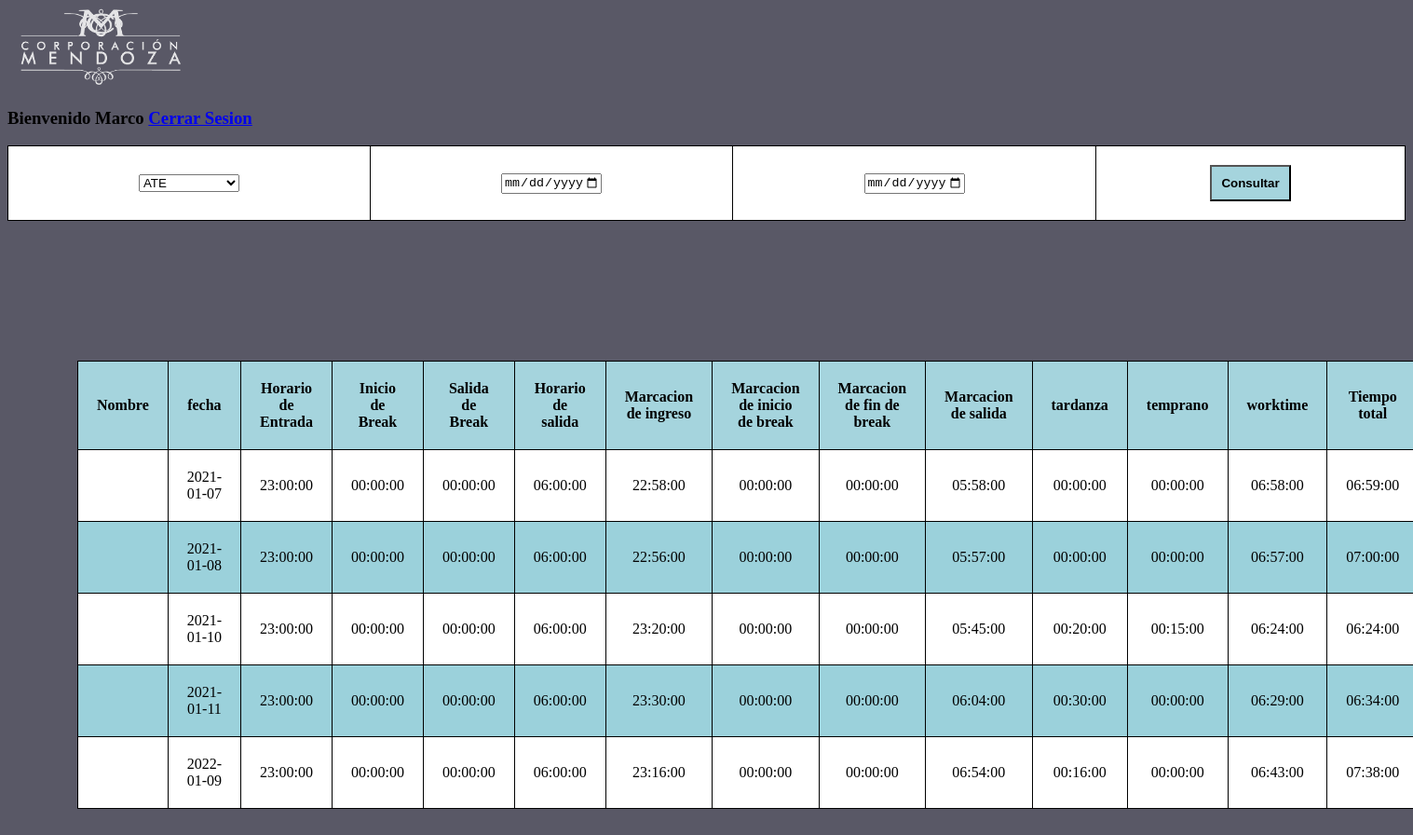
/index.php (signed in), run on the app's committed database.
### tables this page shows
CREATE TABLE `nuevo` (
  `idempleado` int(11) NOT NULL,
  `fecha` date NOT NULL,
  `horingreso` time NOT NULL,
  `horibi` time DEFAULT NULL,
  `horibs` time DEFAULT NULL,
  `horisalida` time NOT NULL,
  `maringreso` time DEFAULT NULL,
  `maribi` time DEFAULT NULL,
  `maribs` time DEFAULT NULL,
  `marsalida` time DEFAULT NULL,
  `tardanza` time DEFAULT NULL,
  `temprano` time DEFAULT NULL,
  `worktime` time DEFAULT NULL,
  `tiempototal` time DEFAULT NULL
);

### index.php (the view, shortened to what this page needs)
<?php session_start();
$pdo=new PDO("mysql:host=localhost;dbname=asistencia;charset=utf8","root","");
$sql="SELECT * FROM nuevo";
?>
<!DOCTYPE html>
<html lang="en">
<head>
    <link rel="stylesheet" href="estilo.css">
</head>
<body>
    <header class="site-header inicio">
        <div class='contenedor contenido-header' id="myHeader">
            <div class="barra">
                <a href=" index.php"><img src="imagenes/cmlogo.png" alt="Logo" height="85px" class="logo"></a>
                <h3>Bienvenido <?php echo $_SESSION["nombres"] ?> <a href="cerrar_cesion.php">Cerrar Sesion</a></h3>
            </div>
        </div>
    </header>
       <div>
    <form action="rangotienda.php" method="post">
        <table class="jorge" caption="juan">
            <tr>
                <td>
                    <select>
                        <option value="volvo">ATE</option>
                    </select>
                </td>
                <td>
                    <input type="date" name="fecha1" step="1" min="2013-01-01" max="2020-12-31" step="7" value="">
                </td>
                <td>
                    <input type="date" name="fecha" step="1" min="2013-01-01" max="2020-12-31" value="fecha1">
                </td>
                <td>
                    <button type="submit" class="boton">Consultar</button>
                </td>
            </tr>
        </table>
                <div id="main-container">
                    <table class="2">
                        <thead>
                            <tr>
                            <th>Nombre</th><th>fecha</th><th>Horario de Entrada</th><th>Inicio de Break</th><th>Salida de Break</th><th>Horario de salida</th><th>Marcacion de ingreso</th><th>Marcacion de inicio de break</th><th>Marcacion de fin de break</th><th>Marcacion de salida</th><th>tardanza</th><th>temprano</th><th>worktime</th><th>Tiempo total</th>
                            </tr>
                        </thead>
                        <?php
                            foreach($pdo->query($sql) as $fila) { ?>
                                <tr>
                                <td><?php echo $fila["id"] ?></td>
                                <td><?php echo $fila["fecha"] ?></td>
                                <td><?php echo $fila["horingreso"] ?></td>
                                <td><?php echo $fila["horibi"] ?></td>
                                <td><?php echo $fila["horibs"] ?></td>
                                <td><?php echo $fila["horisalida"] ?></td>
                                <td><?php echo $fila["maringreso"] ?></td>
                                <td><?php echo $fila["maribi"] ?></td>
                                <td><?php echo $fila["maribs"] ?></td>
                                <td><?php echo $fila["marsalida"] ?></td>
                                <td><?php echo $fila["tardanza"] ?></td>
                                <td><?php echo $fila["temprano"] ?></td>
                                <td><?php echo $fila["worktime"] ?></td>
                                <td><?php echo $fila["tiempototal"] ?></td>
                                </tr>
                                <?php
                                }
                        ?>
                    </table>
                </div>
    </form>
    </div>
</body>
</html>

### estilo.css (style rules this page uses)
body { background-color:#595866; }
.logo { height: 85px; }
#main-container { margin: 150px auto; width: 90%; }
table { background-color: white; text-align: left; border-collapse: collapse; width: 100%; }
th, td { border: solid 1px black; padding: 20px; text-align: center; }
thead { background-color: #a5d4dd; color: black; }
tr:nth-child(even) { background-color:#9bd1db; }
.boton { background-color:#a5d4dd; padding: 10px; font-weight: bold; }

### data on the page
nuevo: fecha "2021-01-07", horingreso "23:00:00", horibi "00:00:00", horibs "00:00:00", horisalida "06:00:00", maringreso "22:58:00", maribi "00:00:00", maribs "00:00:00", marsalida "05:58:00", tardanza "00:00:00", temprano "00:00:00", worktime "06:58:00", tiempototal "06:59:00"
nuevo: fecha "2021-01-08", horingreso "23:00:00", horibi "00:00:00", horibs "00:00:00", horisalida "06:00:00", maringreso "22:56:00", maribi "00:00:00", maribs "00:00:00", marsalida "05:57:00", tardanza "00:00:00", temprano "00:00:00", worktime "06:57:00", tiempototal "07:00:00"
nuevo: fecha "2021-01-10", horingreso "23:00:00", horibi "00:00:00", horibs "00:00:00", horisalida "06:00:00", maringreso "23:20:00", maribi "00:00:00", maribs "00:00:00", marsalida "05:45:00", tardanza "00:20:00", temprano "00:15:00", worktime "06:24:00", tiempototal "06:24:00"
nuevo: fecha "2021-01-11", horingreso "23:00:00", horibi "00:00:00", horibs "00:00:00", horisalida "06:00:00", maringreso "23:30:00", maribi "00:00:00", maribs "00:00:00", marsalida "06:04:00", tardanza "00:30:00", temprano "00:00:00", worktime "06:29:00", tiempototal "06:34:00"
nuevo: fecha "2022-01-09", horingreso "23:00:00", horibi "00:00:00", horibs "00:00:00", horisalida "06:00:00", maringreso "23:16:00", maribi "00:00:00", maribs "00:00:00", marsalida "06:54:00", tardanza "00:16:00", temprano "00:00:00", worktime "06:43:00", tiempototal "07:38:00"

### other printed values
$_SESSION["nombres"] "Marco"
